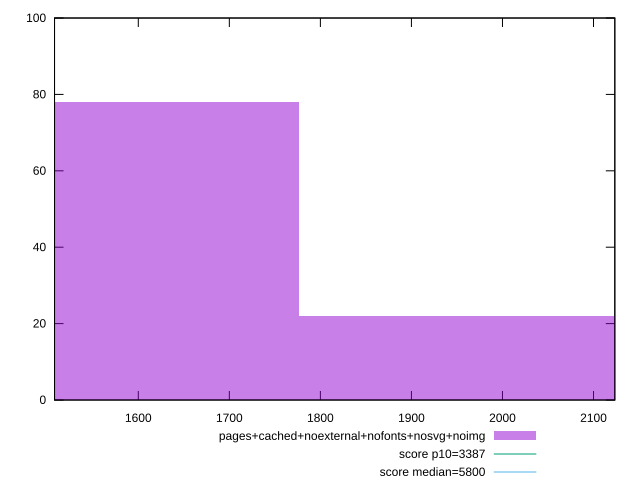

This chart was generated by the following gnuplot code:
reset

$pagesCachedNoexternalNofontsNosvgNoimg <<EOF
1578.6470499947632 78
1973.3088124934538 22
EOF

set key outside below
set boxwidth 394.6617624986908
set xrange [1508.0034:2123.4029499999997]
set yrange [0:100]
set trange [0:100]
set style fill transparent solid 0.5 noborder

set parametric
set terminal svg size 640, 490 enhanced background rgb 'white'
set output "reprap/speed-index/comparison/histogram/10_vs_11.svg"

plot $pagesCachedNoexternalNofontsNosvgNoimg title "pages+cached+noexternal+nofonts+nosvg+noimg" with boxes, \
     3387,t title "score p10=3387", \
     5800,t title "score median=5800"

reset
